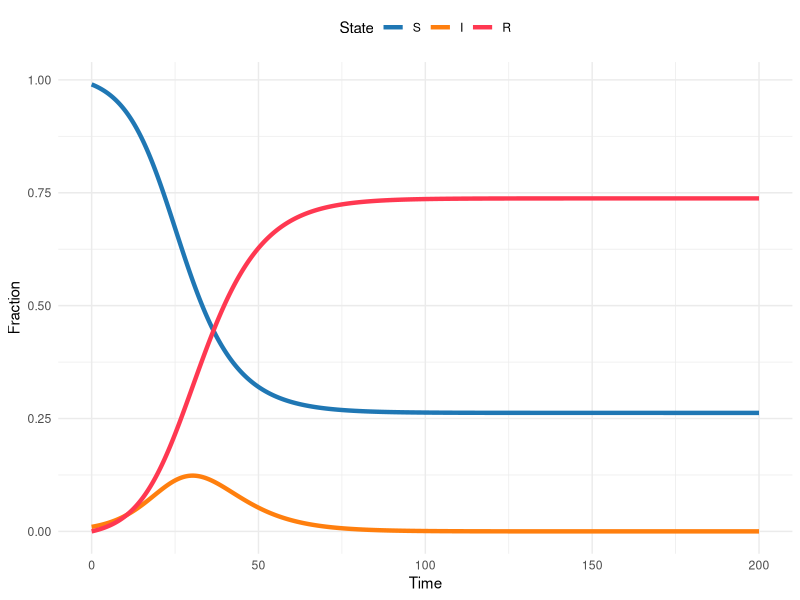
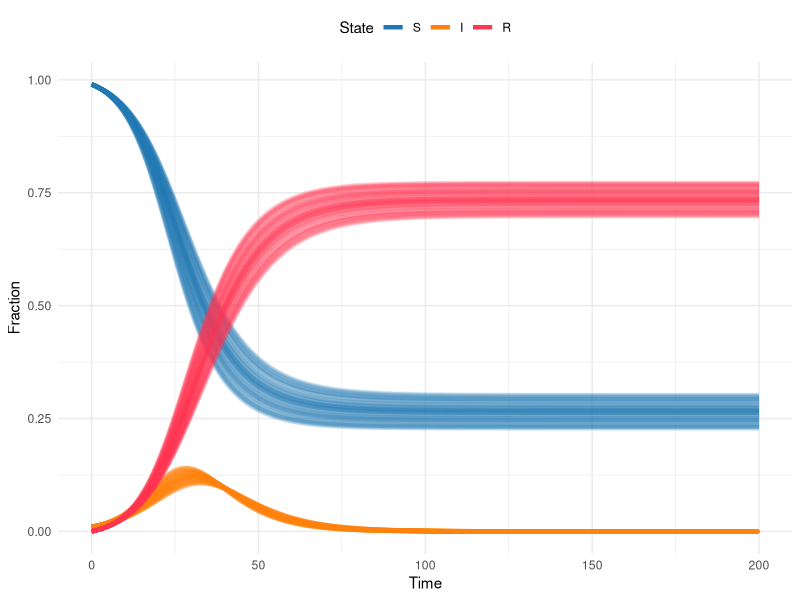
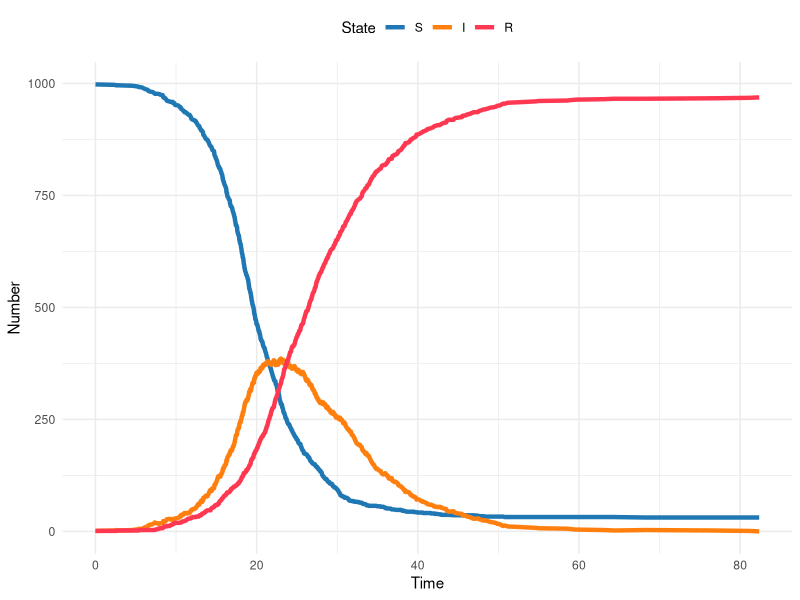
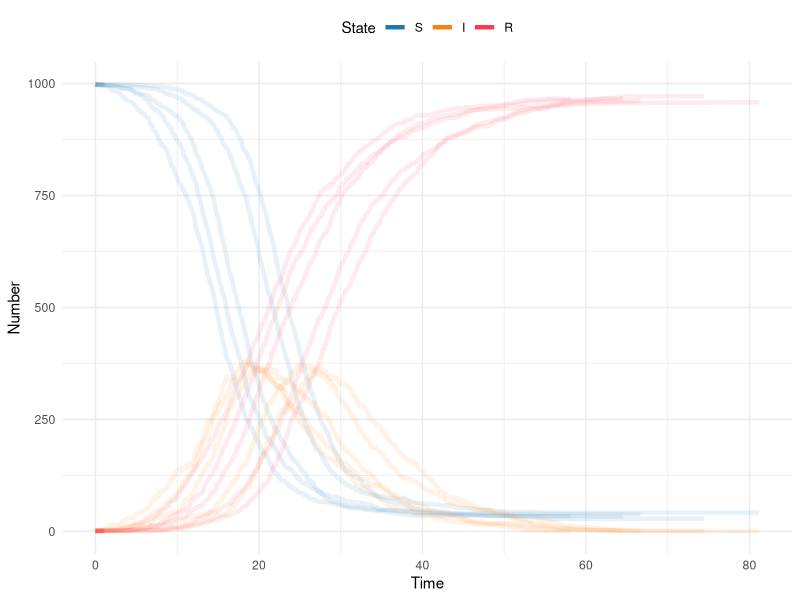
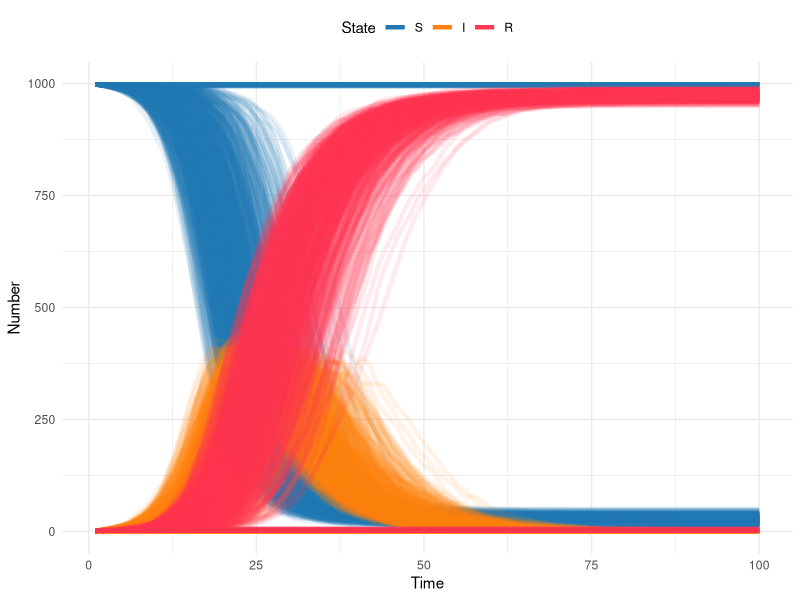
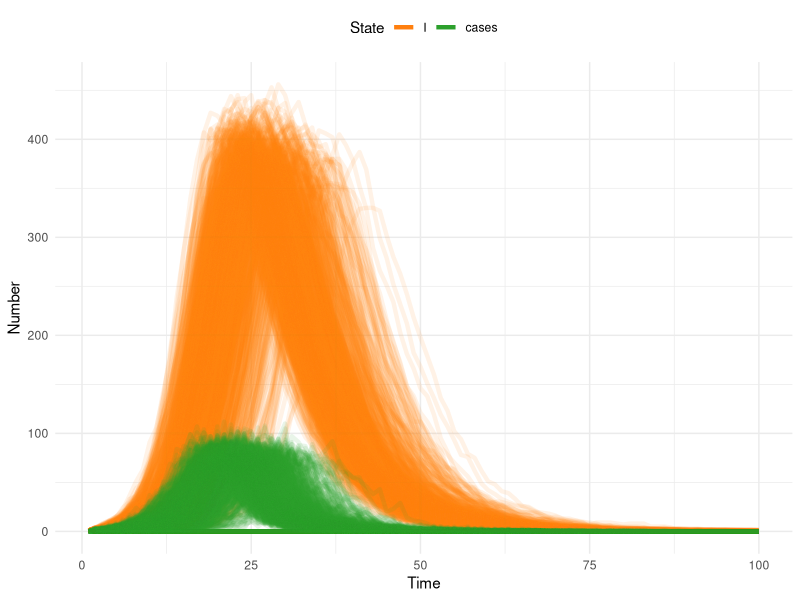
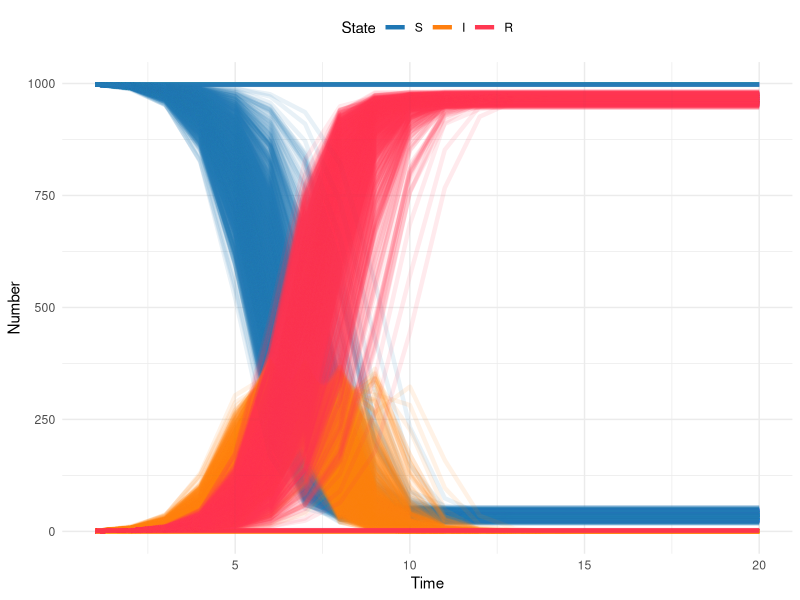

The R script that drew these images, in order:
## ---- chunk 1
library(here)
library(rio)
library(deSolve)
library(tidyverse)
## ---- chunk 2
theme_set(theme_minimal())
## ---- chunk 3
sir_model <- function(time, state, params, ...) {
  transmission <- params["transmission"]
  recovery <- 1 / params["duration"]

  S <- state["S"]
  I <- state["I"]
  R <- state["R"]

  dSdt <- -transmission * S * I
  dIdt <- (transmission * S * I) - (recovery * I)
  dRdt <- recovery * I

  return(list(c(dSdt, dIdt, dRdt)))
}
## ---- chunk 4
sir_params <- c(transmission = 0.3, duration = 6)
sir_init_states <- c(S = 0.99, I = 0.01, R = 0)
sim_times <- seq(0, 200, by = 0.1)

sir_sol <- ode(
  y = sir_init_states,
  times = sim_times,
  func = sir_model,
  parms = sir_params
)
## ---- chunk 5
#| out-width: 100%
#| column: body

# Turn the output from the ODE solver into a tibble (dataframe)
# so we can manipulate and plot it easily
sir_sol_df <- as_tibble(sir_sol) %>%
  # Convert all columns to numeric (they are currently type
  # deSolve so will produce warnings when plotting etc)
  mutate(
    # Rather than repeatedly type the same function for every
    # column, use the across() function to apply the function
    # to a selection of columns
    across(
      # The cols argument takes a selection of columns to apply
      # a function to. Here, we want to apply the as.numeric()
      # function to all columns, so we use the function
      # everything() to select all columns.
      .cols = everything(),
      .fns = as.numeric
    )
  ) %>%
  # Convert the dataframe from wide to long format, so we have a
  # column for the time, a column for the state, and a column
  # for the proportion of the population in that state at that
  # time
  pivot_longer(
    # Don't pivot the time column
    cols = -time,
    names_to = "state",
    values_to = "proportion"
  ) %>%
  # Update the state column to be a factor, so the plot will
  # show the states in the correct order
  mutate(state = factor(state, levels = c("S", "I", "R")))

sir_colors <- c(S = "#1f77b4", I = "#ff7f0e", R = "#FF3851")

ggplot(sir_sol_df, aes(x = time, y = proportion, color = state)) +
  geom_line(linewidth = 1.5) +
  scale_color_manual(values = sir_colors) +
  labs(
    x = "Time",
    y = "Fraction",
    color = "State"
  ) +
  theme(legend.position = "top")
## ---- chunk 6
# the number of times we want to do this.
# This is a matter of choice and computational capacity
# (this model is small and quick, but that won't always be the case)
num_iterations <- 100

# since we're going to do this num_iterations times we need a place
# to store the results

for (iter in 1:num_iterations) {
  # each time take a random draw of the transmission rate from the
  # confidence interval
  sir_params <- c(transmission = runif(1, .283, .317), duration = 6)
  sir_init_states <- c(S = 0.99, I = 0.01, R = 0)
  sim_times <- seq(0, 200, by = 0.1)

  sir_sol <- ode(
    y = sir_init_states,
    times = sim_times,
    func = sir_model,
    parms = sir_params
  )
  sir_sol <- as_tibble(sir_sol)
  # mark this as the iter iteration of the loop
  sir_sol$iteration <- iter
  # if this is the first iteration, create a place to store the output
  # if it's the second or higher, append the output to the storage
  if (iter == 1) {
    sir_sol_storage <- sir_sol
  }
  if (iter > 1) {
    sir_sol_storage <- rbind(sir_sol_storage, sir_sol)
  }
}
## ---- chunk 7
#| out-width: 100%
#| column: body

# Turn the output from the ODE solver into a tibble (dataframe)
# so we can manipulate and plot it easily
sir_sol_df <- as_tibble(sir_sol_storage) %>%
  # Convert all columns to numeric (they are currently type deSolve
  # so will produce warnings when plotting etc)
  mutate(
    # Rather than repeatedly type the same function for every column,
    # use the across() function to apply the function to a selection
    # of columns
    across(
      # The cols argument takes a selection of columns to apply
      # a function to. Here, we want to apply the as.numeric()
      # function to all columns, so we use the function
      # everything() to select all columns.
      .cols = everything(),
      .fns = as.numeric
    )
  ) %>%
  # Convert the dataframe from wide to long format, so we have a
  # column for the time, a column for the state, and a column
  # for the proportion of the population in that state at that
  # time
  pivot_longer(
    # Don't pivot the time column
    cols = -c(time, iteration),
    names_to = "state",
    values_to = "proportion"
  ) %>%
  # Update the state column to be a factor, so the plot will
  # show the states in the correct order
  mutate(state = factor(state, levels = c("S", "I", "R")))

sir_colors <- c(S = "#1f77b4", I = "#ff7f0e", R = "#FF3851")

ggplot(
  sir_sol_df,
  aes(
    x = time,
    y = proportion,
    color = state,
    group = interaction(iteration, state)
  )
) +
  geom_line(linewidth = 1.5, alpha = .1) +
  scale_color_manual(values = sir_colors) +
  labs(
    x = "Time",
    y = "Fraction",
    color = "State"
  ) +
  guides(color = guide_legend(override.aes = list(alpha = 1))) +
  theme(legend.position = "top")
## ---- chunk 8
####################################################################
# Parameters and initial conditions                                #
####################################################################

S <- 998 # number susceptible
I <- 1 # number infected
R <- 1 # number recovered
time <- 0

beta <- .5 # transmission rate
gamma <- 1 / 7 # recovery rate
## ---- chunk 9
####################################################################
# Gillespie Step                                                   #
####################################################################
gil_step <- function(SIR, beta, gamma) {
  # SIR is a vector containing 4 elements
  #   S = scalar number of susceptibles now
  #   I = scalar number of infecteds now
  #   R = scalar number of recovereds now
  #   time = current time
  # beta = transmission rate
  # gamma = recovery rate

  # draw two random exponential variables
  times <- rexp(
    2,
    c(
      # the first is the rate of new infections: S*Beta*I/N
      beta * SIR[1] * SIR[2] / sum(SIR[1:3]),
      # the second is the rate of new recoveries: I*gamma
      SIR[2] * gamma
    )
  )

  return(list(
    # which.min identifies which of the two random variables is smallest,
    # and thus the first to happen: this is the transition that we'll make
    change_state = which.min(times),
    # this identifies how much time elapsed before the transition occurred,
    # so we can increment time forward
    time_step = min(times)
  ))
}
## ---- chunk 10
####################################################################
# Simulate over time                                               #
####################################################################
# here we set the random seed. This isn't necessary in general, but it allows us to write a "random" simulation
set.seed(101)
counter <- 0 # set counter at 0
while (all(I > 0)) {
  # continue until I is depleted
  counter <- counter + 1
  # counter for number of transitions: we don't know how many transitions
  # will happen until the simulation is over
  #
  # current SIR states
  sir_tmp <- c(S[counter], I[counter], R[counter], time[counter])
  step <- gil_step(sir_tmp, beta, gamma)
  if (step$change_state == 1) {
    # if transition is an infection, reduce S and increase I
    sir_tmp[1] <- sir_tmp[1] - 1
    sir_tmp[2] <- sir_tmp[2] + 1
  }
  if (step$change_state == 2) {
    # if transition is an recovery, reduce I and increase R
    sir_tmp[2] <- sir_tmp[2] - 1
    sir_tmp[3] <- sir_tmp[3] + 1
  }
  sir_tmp[4] <- sir_tmp[4] + step$time_step # increment time

  # Append changes
  S <- c(S, sir_tmp[1])
  I <- c(I, sir_tmp[2])
  R <- c(R, sir_tmp[3])
  time <- c(time, sir_tmp[4])

  # cat(S[counter],\"-\",I[counter],\"-\",R[counter],\"-\",time[counter], \".\\n\")
  # this prints the output as it goes
  # reset the seed so that every subsequent simulation IS random
  set.seed(NULL)
}
## ---- chunk 11
#| out-width: 100%
#| column: body

# Reuse the plotting code from above

# Turn the output from gil_step() into a tibble (dataframe)
# so we can manipulate and plot it easily
# put elements in a data frame
gil_df <- tibble(time, S, I, R) %>%
  # Convert all columns to numeric (they are currently type
  # deSolve so will produce warnings when plotting etc)
  mutate(
    # Rather than repeatedly type the same function for every
    # column, use the across() function to apply the function
    # to a selection of columns
    across(
      # The cols argument takes a selection of columns to apply
      # a function to. Here, we want to apply the as.numeric()
      # function to all columns, so we use the function
      # everything() to select all columns.
      .cols = everything(),
      .fns = as.numeric
    )
  ) %>%
  # Convert the dataframe from wide to long format, so we have a
  # column for the time, a column for the state, and a column
  # for the proportion of the population in that state at that
  # time
  pivot_longer(
    # Don't pivot the time column
    cols = -c(time),
    names_to = "state",
    values_to = "number"
  ) %>%
  # Update the state column to be a factor, so the plot will
  # show the states in the correct order
  mutate(state = factor(state, levels = c("S", "I", "R")))

sir_colors <- c(S = "#1f77b4", I = "#ff7f0e", R = "#FF3851")

ggplot(gil_df, aes(x = time, y = number, color = state)) +
  geom_line(linewidth = 1.5) +
  scale_color_manual(values = sir_colors) +
  labs(
    x = "Time",
    y = "Number",
    color = "State"
  ) +
  theme(legend.position = "top")
## ---- chunk 12
####################################################################
# Simulate over time                                               #
num_iterations <- 10 # number of realizations to simulate

for (iter in 1:num_iterations) {
  ####################################################################
  # Parameters and initial conditions                                #
  ####################################################################

  S <- 998 # number susceptible
  I <- 1 # number infected
  R <- 1 # number recovered
  time <- 0
  # initialize iteration counter
  iteration <- iter

  beta <- .5 # transmission rate
  gamma <- 1 / 7 # recovery rate

  ####################################################################
  # Simulate over time                                               #
  ####################################################################
  counter <- 0 # set counter at 0
  while (all(I > 0)) {
    # continue until I is depleted
    counter <- counter + 1
    # counter for number of transitions: we don't know how many transitions
    # will happen until the simulation is over

    # current SIR states
    sir_tmp <- c(S[counter], I[counter], R[counter], time[counter])
    step <- gil_step(sir_tmp, beta, gamma)
    if (step$change_state == 1) {
      # if transition is an infection, reduce S and increase I
      sir_tmp[1] <- sir_tmp[1] - 1
      sir_tmp[2] <- sir_tmp[2] + 1
    }
    if (step$change_state == 2) {
      # if transition is an recovery, reduce I and increase R
      sir_tmp[2] <- sir_tmp[2] - 1
      sir_tmp[3] <- sir_tmp[3] + 1
    }
    # increment time
    sir_tmp[4] <- sir_tmp[4] + step$time_step

    # Append changes
    S <- c(S, sir_tmp[1])
    I <- c(I, sir_tmp[2])
    R <- c(R, sir_tmp[3])
    time <- c(time, sir_tmp[4])
    iteration <- c(iteration, iter)

    # cat(S[counter],\"-\",I[counter],\"-\",R[counter],\"-\",time[counter], \".\\n\")
    # this prints the output as it goes
  }
  if (iter == 1) {
    sir_gil_storage <- tibble(S, I, R, time, iteration)
  }
  if (iter > 1) {
    sir_gil_storage <- bind_rows(
      sir_gil_storage,
      tibble(S, I, R, time, iteration)
    )
  }
}
## ---- chunk 13
#| out-width: 100%
#| column: body

# Reuse the plotting code from above

# Turn the output from gil_step() into a tibble (dataframe)
# so we can manipulate and plot it easily
# put elements in a data frame
gil_df <- sir_gil_storage %>%
  # Convert all columns to numeric (they are currently type
  # deSolve so will produce warnings when plotting etc)
  mutate(
    # Rather than repeatedly type the same function for every
    # column, use the across() function to apply the function
    # to a selection of columns
    across(
      # The cols argument takes a selection of columns to apply
      # a function to. Here, we want to apply the as.numeric()
      # function to all columns, so we use the function
      # everything() to select all columns.
      .cols = everything(),
      .fns = as.numeric
    )
  ) %>%
  # Convert the dataframe from wide to long format, so we have a
  # column for the time, a column for the state, and a column
  # for the proportion of the population in that state at that
  # time
  pivot_longer(
    # Don't pivot the time column
    cols = -c(time, iteration),
    names_to = "state",
    values_to = "number"
  ) %>%
  # Update the state column to be a factor, so the plot will
  # show the states in the correct order
  mutate(state = factor(state, levels = c("S", "I", "R")))

sir_colors <- c(S = "#1f77b4", I = "#ff7f0e", R = "#FF3851")

ggplot(
  gil_df,
  aes(
    x = time,
    y = number,
    color = state,
    group = interaction(iteration, state)
  )
) +
  geom_line(linewidth = 1.5, alpha = .1) +
  scale_color_manual(values = sir_colors) +
  labs(
    x = "Time",
    y = "Number",
    color = "State"
  ) +
  guides(color = guide_legend(override.aes = list(alpha = 1))) +
  theme(legend.position = "top")
## ---- chunk 14
####################################################################
# Parameters and initial conditions                                #
####################################################################

S <- 998 # number susceptible
I <- 1 # number infected
R <- 1 # number recovered
time <- 0

beta <- .5 # transmission rate
gamma <- 1 / 7 # recovery rate
## ---- chunk 15
####################################################################
# Tau Leaping Single time step                                     #
####################################################################
tau_sir_step <- function(sims, S, I, R, beta, gamma, delta_t, ...) {
  # adapted from Aaron King's code
  # sims = number of simulations
  # S = initial susceptible population
  # I = initial infected population
  # R = initial recovered population
  # beta = transmission rate
  # gamma = recovery rate

  # total population size
  N <- S + I + R
  # new incident infections
  dSI <- rpois(n = sims, beta * S * (I / N) * delta_t)
  # recoveries
  dIR <- rpois(n = sims, gamma * I * delta_t)
  # note that this can be done with a binomial step as well
  # dSI <- rbinom(n=sims,size=S,prob=1-exp(-beta*(I/N)*delta_t))
  # new incident infections
  # dIR <- rbinom(n=sims,size=I,prob=1-exp(-gamma*delta_t))
  # recoveries

  # since it is possible for the transitions to drive the states negative,
  # we have to prevent that
  # change in S
  S <- pmax(S - dSI, 0)
  # change in I
  I <- pmax(I + dSI - dIR, 0)
  # change in R
  R <- R + dIR
  # note that dSI are the new incident infections
  cbind(S, I, R, dSI)
}
## ---- chunk 16
####################################################################
# set up and storage for states                                    #
####################################################################
max_time <- 100
# time to simulate over. With Tau Leaping the random draws scale with time
# not with population size, so this is much more efficient than Gillespie
# for large populations
sims <- 1000
# number of simulations: notice that we can do WAY more now

s_mat <- matrix(S, 1, sims) # storage item for S for all simulations
i_mat <- matrix(I, 1, sims) # storage item for I for all simulations
r_mat <- matrix(R, 1, sims) # storage item for R for all simulations
new_cases <- matrix(0, 1, sims)
# storage item for new cases (i.e. incidence) for all simulations
n_mat <- S + I + R # storage item for N for all simulations
## ---- chunk 17
####################################################################
# run over a time from 2 to T                                      #
####################################################################
#
for (time_step in 2:max_time) {
  # loop over time, time_step is the index

  out <- tau_sir_step(
    sims,
    s_mat[time_step - 1, ],
    i_mat[time_step - 1, ],
    r_mat[time_step - 1, ],
    beta,
    gamma,
    delta_t = 1
  )
  # call to SIR step function above

  # update state
  s_mat <- rbind(s_mat, out[, 1])
  # update state
  i_mat <- rbind(i_mat, out[, 2])
  # update state
  r_mat <- rbind(r_mat, out[, 3])
  # update state -- note population size isn't changing, but this could be
  # updated with births/deaths
  n_mat <- rbind(n_mat, out[, 1] + out[, 2] + out[, 3])
  # update state
  new_cases <- rbind(new_cases, out[, 4])
}
## ---- chunk 18
#| out-width: 100%
#| column: body

####################################################################
# plotting                                                         #
####################################################################
# put output in a data frame
tau_df <- tibble(
  S = array(s_mat),
  I = array(i_mat),
  R = array(r_mat),
  N = array(n_mat),
  cases = array(new_cases),
  time = rep(1:max_time, sims),
  iteration = rep(1:sims, each = max_time)
)

tau_df <- tau_df %>%
  pivot_longer(
    # Don't pivot the time column
    cols = -c(time, iteration),
    names_to = "state",
    values_to = "number"
  ) %>%
  mutate(state = factor(state, levels = c("S", "I", "R", "N", "cases")))

# fix this color
sir_colors <- c(S = "#1f77b4", I = "#ff7f0e", R = "#FF3851", cases = "#2ca02c")

tau_df %>%
  mutate(iteration = as.factor(iteration)) %>%
  filter(state %in% c("S", "I", "R")) %>%
  ggplot(aes(
    x = time,
    y = number,
    group = interaction(iteration, state),
    color = state
  )) +
  geom_line(linewidth = 1.5, alpha = .1) +
  scale_color_manual(values = sir_colors) +
  labs(
    x = "Time",
    y = "Number",
    color = "State"
  ) +
  guides(color = guide_legend(override.aes = list(alpha = 1))) +
  theme(legend.position = "top")
## ---- chunk 19
#| out-width: 100%
#| column: body
####################################################################
# plotting                                                         #
####################################################################
# put output in a data frame
tau_df <- tibble(
  S = array(s_mat),
  I = array(i_mat),
  R = array(r_mat),
  N = array(n_mat),
  cases = array(new_cases),
  time = rep(1:max_time, sims),
  iteration = rep(1:sims, each = max_time)
)

tau_df <- tau_df %>%
  pivot_longer(
    # Don't pivot the time column
    cols = -c(time, iteration),
    names_to = "state",
    values_to = "number"
  ) %>%
  mutate(state = factor(state, levels = c("S", "I", "R", "N", "cases")))

# fix this color
sir_colors <- c(S = "#1f77b4", I = "#ff7f0e", R = "#FF3851", cases = "#2ca02c")

tau_df %>%
  mutate(iteration = as.factor(iteration)) %>%
  filter(state %in% c("I", "cases")) %>%
  ggplot(aes(
    x = time,
    y = number,
    group = interaction(iteration, state),
    color = state
  )) +
  geom_line(linewidth = 1.5, alpha = .1) +
  scale_color_manual(values = sir_colors) +
  labs(
    x = "Time",
    y = "Number",
    color = "State"
  ) +
  guides(color = guide_legend(override.aes = list(alpha = 1))) +
  theme(legend.position = "top")
## ---- chunk 20
####################################################################
# Parameters and initial conditions                                #
####################################################################
S <- 998 # number susceptible
I <- 1 # number infected
R <- 1 # number recovered
time <- 0

beta <- 3.5 # transmission rate -- note the change in value
## ---- chunk 21
####################################################################
# Single time step                                                 #
####################################################################
chain_binomial_step <- function(sims, S, I, R, beta, ...) {
  # S = initial susceptible population
  # I = initial infected population
  # R = initial recovered population
  # beta is transmission rate

  # total population size
  N <- S + I + R
  # this is the only stochastic step; only do draw if I >0
  new_i <- rbinom(n = sims, pmax(S, 0), 1 - exp(-beta * pmax(I, 0) / N))
  # this step is now deterministic, because everyone from the past time
  # step recovers
  new_s <- S - new_i
  new_r <- R + I

  cbind(new_s, new_i, new_r)
}
## ---- chunk 22
####################################################################
# Run over many steps											   #
####################################################################

max_time <- 20
# note here that the time step is one infectious generation time,
# so 7 days from gamma above
sims <- 1000

s_mat <- matrix(S, 1, sims) # storage item for S for all simulations
i_mat <- matrix(I, 1, sims) # storage item for I for all simulations
r_mat <- matrix(R, 1, sims) # storage item for R for all simulations
n_mat <- S + I + R

for (time_step in 2:max_time) {
  out <- chain_binomial_step(
    sims,
    s_mat[time_step - 1, ],
    i_mat[time_step - 1, ],
    r_mat[time_step - 1, ],
    beta
  )
  # update state
  s_mat <- rbind(s_mat, out[, 1])
  # update state
  i_mat <- rbind(i_mat, out[, 2])
  # update state
  r_mat <- rbind(r_mat, out[, 3])
  # update state -- note population size isn't changing, but this could be
  # updated with births/deaths
  n_mat <- rbind(n_mat, out[, 1] + out[, 2] + out[, 3])
}
## ---- chunk 23
#| echo: true
#| message: false
#| out-width: 100%
#| column: body

# put output in a data frame
bin_df <- tibble(
  S = array(s_mat),
  I = array(i_mat),
  R = array(r_mat),
  N = array(matrix(n_mat)),
  time = rep(1:max_time, sims),
  iteration = rep(1:sims, each = max_time)
)

bin_df <- bin_df %>%
  pivot_longer(
    # Don't pivot the time column
    cols = -c(time, iteration),
    names_to = "state",
    values_to = "number"
  ) %>%
  mutate(state = factor(state, levels = c("S", "I", "R", "N")))

# fix this color
sir_colors <- c(S = "#1f77b4", I = "#ff7f0e", R = "#FF3851")

bin_df %>%
  mutate(iteration = as.factor(iteration)) %>%
  filter(state %in% c("S", "I", "R")) %>%
  ggplot(aes(
    x = time,
    y = number,
    group = interaction(iteration, state),
    color = state
  )) +
  geom_line(linewidth = 1.5, alpha = .1) +
  scale_color_manual(values = sir_colors) +
  labs(
    x = "Time",
    y = "Number",
    color = "State"
  ) +
  guides(color = guide_legend(override.aes = list(alpha = 1))) +
  theme(legend.position = "top")
